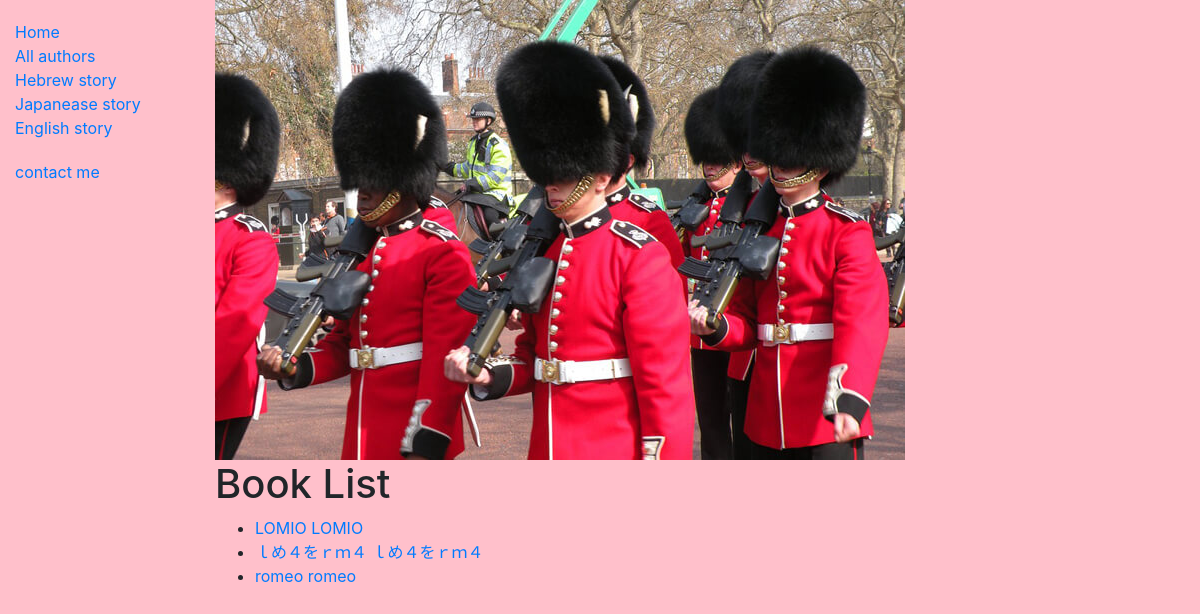
The page /catalog/bks/ on the database as committed earlier.
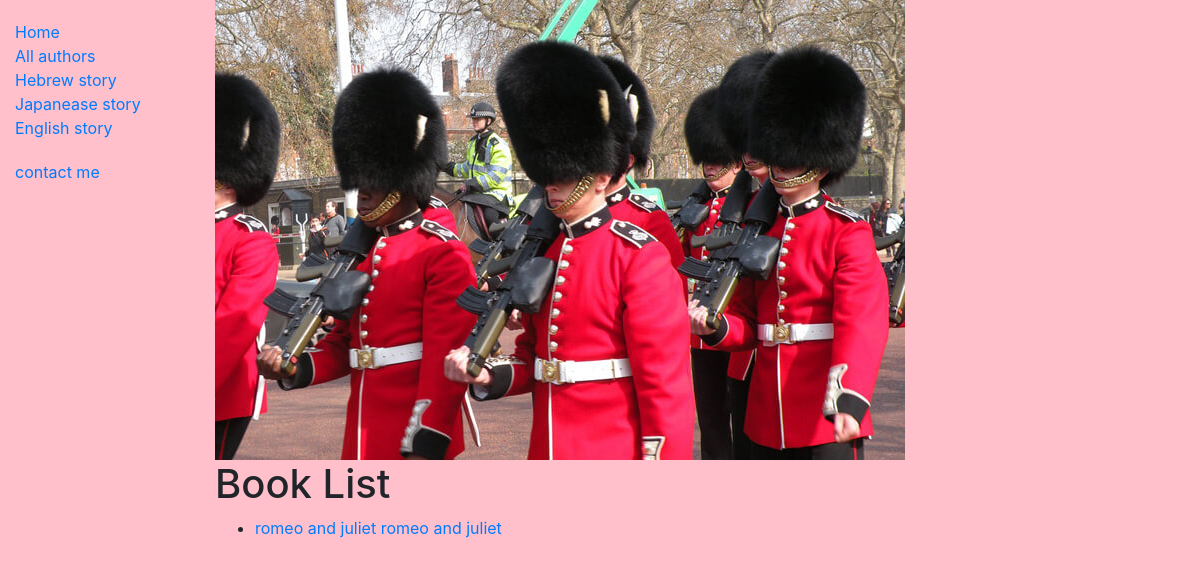
The same page on the database as committed later.
### catalog/models.py (models this page shows, shortened)
class Book(models.Model):
    title = models.CharField(max_length=200)
    author = models.ForeignKey('Author', on_delete=models.SET_NULL, null=True)
    summary = models.TextField(max_length=1000, help_text='Enter a brief description of the book')
    isbn = models.CharField('ISBN', max_length=13, help_text='13 Character <a href="https://www.isbn-international.org/content/what-isbn">ISBN number</a>')
    genre = models.ManyToManyField(Genre, help_text='Select a genre for this book')
    language = models.ForeignKey('Language', on_delete=models.SET_NULL, null=True)
    def get_absolute_url(self):
        return reverse('book-detail', args=[str(self.id)])

### catalog/views.py (the view)
# urls.py: path('bks/', views.BkListView.as_view(), name='bks'),
class BkListView(generic.ListView):
    model = Book
    template_name = "catalog/bk_list.html"
    queryset = Book.objects.filter(language__name__icontains='English')

### catalog/templates/catalog/bk_list.html
{% extends "base_generic.html" %}
{% block content %}
  {% load static %}
  <img src="{% static 'images/R (4).jpg' %}" alt="mu">
  <h1>Book List</h1>
  {% if book_list %}
  <ul>
    {% for book in book_list %}
      <li>
        <a href="{{ book.get_absolute_url }}">{{ book.title }}</a>
        <a href="{{book.summary}}">{{book.title}}</a>
      </li>
    {% endfor %}
  </ul>
  {% else %}
    <p>There are no books in the library.</p>
  {% endif %}
{% endblock %}

Rows that differ between the two databases and show on the page:
removed Book: title "ｌめ４をｒｍ４"
removed Book: title "romeo"
changed Book: title "LOMIO" → "romeo and juliet"
